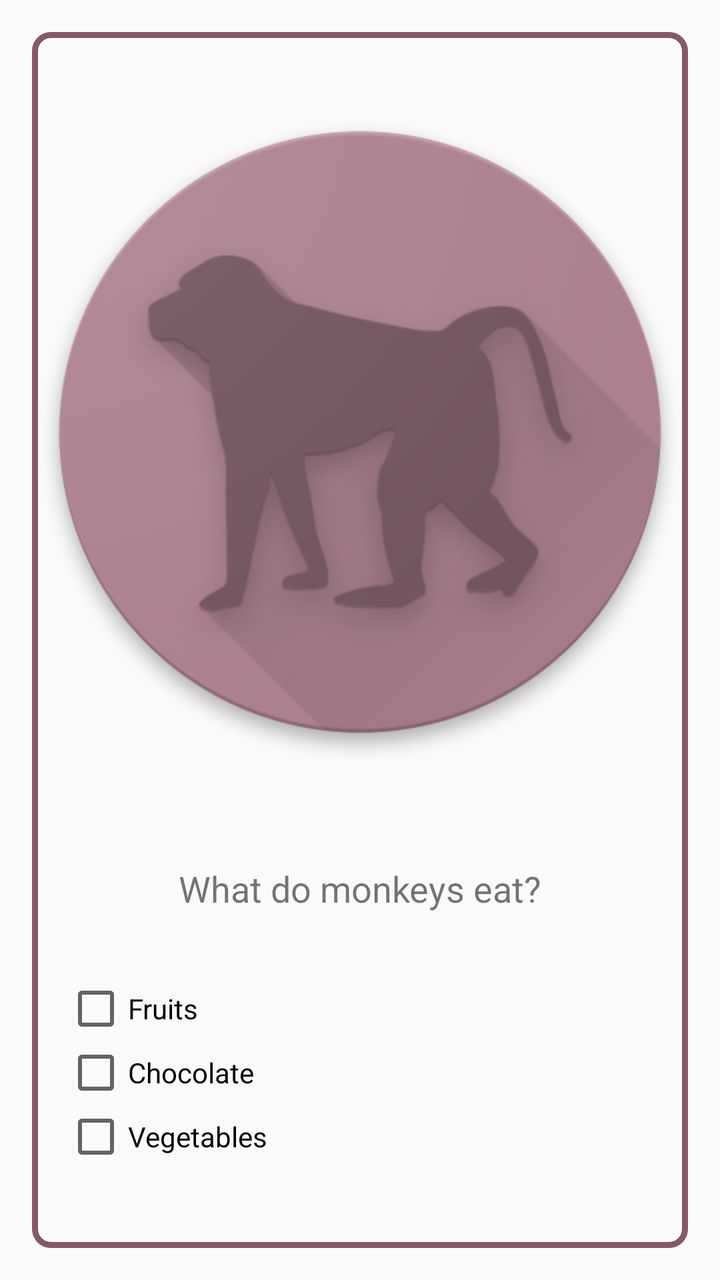
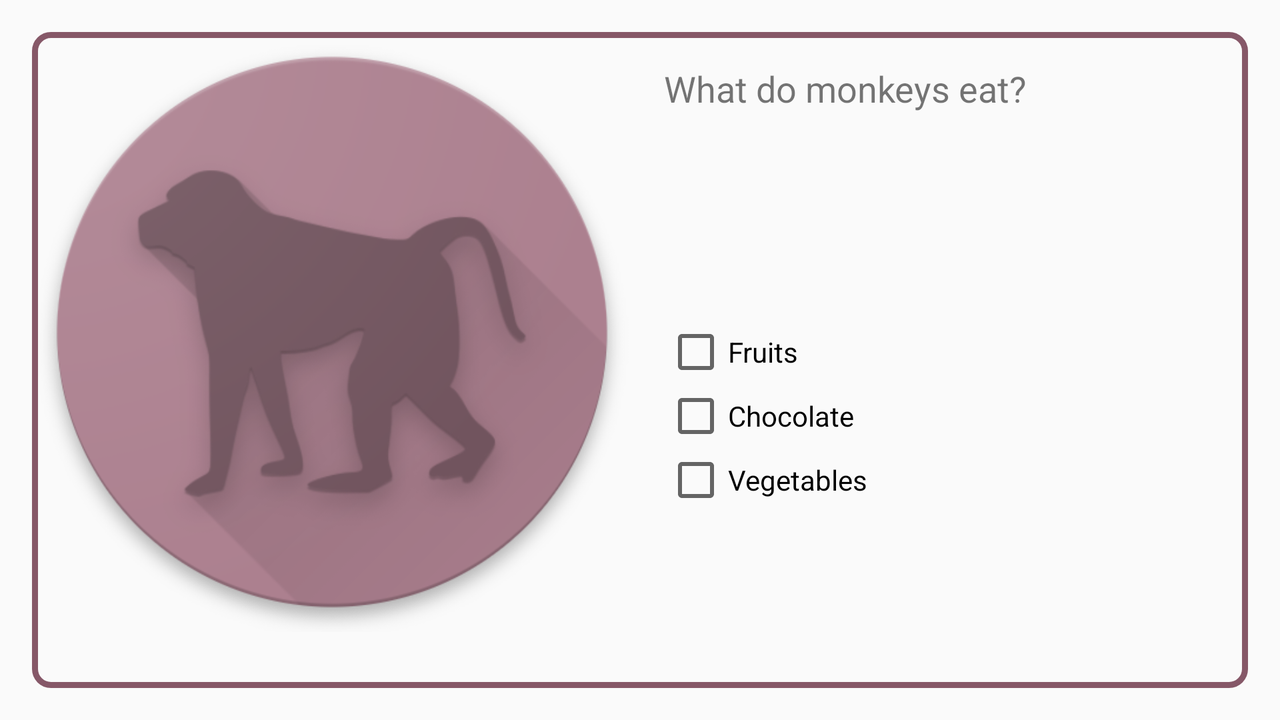

First picture: res/layout/ on a phone held upright. Second picture: the repository's own variant of that layout, on a device whose configuration matches the variant's folder. Source for both follows.
<!-- AndroidManifest.xml: application theme AppTheme -->
<!-- res/layout/monkey_layout.xml -->
<?xml version="1.0" encoding="utf-8"?>
<FrameLayout xmlns:android="http://schemas.android.com/apk/res/android"
    android:layout_width="match_parent"
    android:layout_height="match_parent">

    <LinearLayout xmlns:android="http://schemas.android.com/apk/res/android"
        android:id="@+id/monkey_layout"
        style="@style/LayoutParent"
        android:layout_width="match_parent"
        android:layout_height="match_parent"
        android:background="@drawable/frame"
        android:orientation="vertical">

        <ImageView
            android:layout_width="match_parent"
            android:layout_height="400dp"
            android:layout_gravity="center"
            android:src="@drawable/monkey" />

        <TextView
            style="@style/LayoutParent"
            android:gravity="center"
            android:text="@string/what_do_monkeys_eat"
            android:textSize="18sp" />

        <LinearLayout
            style="@style/LayoutParent"
            android:layout_margin="16dp"
            android:orientation="vertical">

            <CheckBox
                android:id="@+id/monkey_1_button"
                style="@style/ChildSize"
                android:tag="1"
                android:text="@string/fruits" />

            <CheckBox
                android:id="@+id/monkey_2_button"
                style="@style/ChildSize"
                android:text="@string/chocolate" />

            <CheckBox
                android:id="@+id/monkey_3_button"
                style="@style/ChildSize"
                android:tag="1"
                android:text="@string/vegetables" />
        </LinearLayout>
    </LinearLayout>
</FrameLayout>
<!-- resources referenced by this layout -->
<resources>
  <!-- drawable frame (drawable) -->
  <shape xmlns:android="http://schemas.android.com/apk/res/android"
      android:shape="rectangle">
      <corners
          android:radius="8dp"
          android:topRightRadius="8dp"
          android:bottomRightRadius="8dp"
          android:bottomLeftRadius="8dp" />
      <stroke
          android:width="3dp"
          android:color="#865868" />
  </shape>
  <!-- drawable monkey: png bitmap (drawable, 95699 bytes) -->
  <string name="chocolate">Chocolate</string>
  <string name="fruits">Fruits</string>
  <string name="vegetables">Vegetables</string>
  <string name="what_do_monkeys_eat">What do monkeys eat?</string>
  <style name="ChildSize">
          <item name="android:layout_width">match_parent</item>
          <item name="android:layout_height">wrap_content</item>
      </style>
  <style name="LayoutParent" parent="ChildSize">
          <item name="android:layout_margin">16dp</item>
      </style>
  <style name="AppTheme" parent="Theme.AppCompat.Light.DarkActionBar">
          
          <item name="colorPrimary">@color/colorPrimary</item>
          <item name="colorPrimaryDark">@color/colorPrimaryDark</item>
          <item name="colorAccent">@color/colorAccent</item>
      </style>
  <color name="colorPrimary">#ac808f</color>
  <color name="colorPrimaryDark">#694551</color>
  <color name="colorAccent">#fbc02d</color>
</resources>
<!-- res/layout-land/monkey_layout.xml (the repository's variant of the layout above) -->
<!-- drawn on the phone turned sideways -->
<?xml version="1.0" encoding="utf-8"?>
<FrameLayout xmlns:android="http://schemas.android.com/apk/res/android"
    android:layout_width="match_parent"
    android:layout_height="match_parent">

    <LinearLayout xmlns:android="http://schemas.android.com/apk/res/android"
        android:id="@+id/monkey_layout"
        style="@style/LayoutParent"
        android:layout_width="match_parent"
        android:layout_height="match_parent"
        android:background="@drawable/frame"
        android:orientation="horizontal">

        <ImageView
            android:layout_width="300dp"
            android:layout_height="300dp"
            android:scaleType="centerInside"
            android:src="@drawable/monkey" />

        <LinearLayout
            android:layout_width="wrap_content"
            android:layout_height="match_parent"
            android:orientation="vertical">

            <TextView
                style="@style/LayoutParent"
                android:gravity="center"
                android:text="@string/what_do_monkeys_eat"
                android:textSize="18sp" />

            <RadioGroup
                style="@style/LayoutParent"
                android:layout_height="match_parent"
                android:layout_margin="16dp"
                android:gravity="center">

                <CheckBox
                    android:id="@+id/monkey_1_button"
                    style="@style/ChildSize"
                    android:tag="1"
                    android:text="@string/fruits" />

                <CheckBox
                    android:id="@+id/monkey_2_button"
                    style="@style/ChildSize"
                    android:text="@string/chocolate" />

                <CheckBox
                    android:id="@+id/monkey_3_button"
                    style="@style/ChildSize"
                    android:tag="1"
                    android:text="@string/vegetables" />
            </RadioGroup>
        </LinearLayout>
    </LinearLayout>
</FrameLayout>
